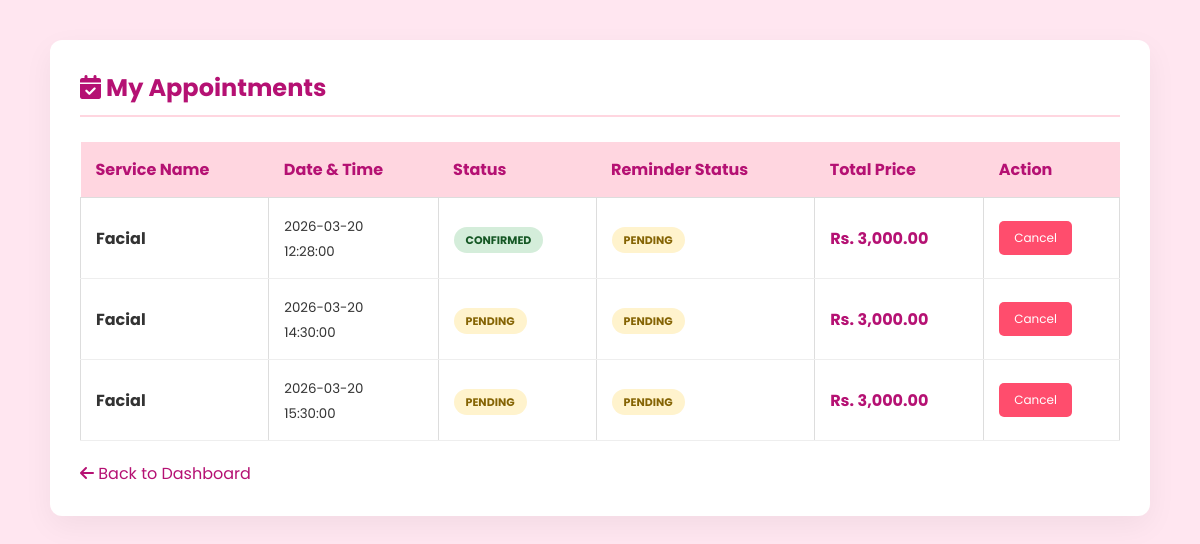
/dashboard/my_booking.php (signed in), run on the app's committed database.
### tables this page shows
CREATE TABLE `appointments` (
  `appointment_id` int(11) NOT NULL,
  `customer_id` int(11) NOT NULL,
  `staff_id` int(11) NOT NULL,
  `appointment_date` date NOT NULL,
  `appointment_time` time NOT NULL,
  `status` enum('pending','confirmed','cancelled','completed') DEFAULT 'pending',
  `total_amount` decimal(10,2) DEFAULT NULL,
  `created_at` timestamp NOT NULL DEFAULT current_timestamp(),
  `payment_status` varchar(50) DEFAULT 'Pending',
  `payment_method` varchar(50) DEFAULT NULL,
  `reminder_sent` tinyint(1) DEFAULT 0
);

CREATE TABLE `services` (
  `service_id` int(11) NOT NULL,
  `service_name` varchar(100) NOT NULL,
  `description` text DEFAULT NULL,
  `price` decimal(10,2) NOT NULL,
  `duration` int(11) NOT NULL,
  `created_at` timestamp NOT NULL DEFAULT current_timestamp()
);

### dashboard/my_booking.php (the view, shortened to what this page needs)
<?php
require "../db.php";
$user_id = $_SESSION['user_id'];
$sql = "SELECT appointments.appointment_id, appointments.appointment_date,
               appointments.appointment_time, appointments.status,
               appointments.total_amount, appointments.reminder_sent, services.service_name
        FROM appointments
        JOIN appointment_services ON appointments.appointment_id = appointment_services.appointment_id
        JOIN services ON appointment_services.service_id = services.service_id
        WHERE appointments.customer_id='$user_id'
        ORDER BY appointments.appointment_date DESC";
$result = mysqli_query($conn, $sql);
?>
<!DOCTYPE html>
<html lang="en">
<head>
    <link rel="stylesheet" href="../style.css">
    <link rel="stylesheet" href="https://cdnjs.cloudflare.com/ajax/libs/font-awesome/6.0.0/css/all.min.css">
</head>
<body>
<div class="bookings-main-container">
    <h2><i class="fa-solid fa-calendar-check"></i> My Appointments</h2>
    <div class="table-wrapper">
        <table class="custom-table">
            <thead>
                <tr>
                    <th>Service Name</th>
                    <th>Date & Time</th>
                    <th>Status</th>
                    <th>Reminder Status</th> <th>Total Price</th>
                    <th>Action</th>
                </tr>
            </thead>
            <tbody>
                <?php while($row = mysqli_fetch_assoc($result)):
                    $status = strtolower($row['status']);
                    $pill_class = "pill-pending";
                    if($status == 'confirmed') $pill_class = "pill-confirmed";
                ?>
                <tr>
                    <td><strong><?php echo htmlspecialchars($row['service_name']); ?></strong></td>
                    <td>
                        <small><?php echo $row['appointment_date']; ?></small><br>
                        <small><?php echo $row['appointment_time']; ?></small>
                    </td>
                    <td><span class="status-pill <?php echo $pill_class; ?>"><?php echo $row['status']; ?></span></td>
                    <td>
                        <?php if(isset($row['reminder_sent']) && $row['reminder_sent'] == 1): ?>
                            <span class="status-pill pill-confirmed">Reminder Sent</span>
                        <?php else: ?>
                            <span class="status-pill pill-pending">Pending</span>
                        <?php endif; ?>
                    </td>
                    <td style="color: #B51173; font-weight: bold;">
                        Rs. <?php echo number_format($row['total_amount'], 2); ?>
                    </td>
                    <td>
                        <?php if($status != 'cancelled'): ?>
                            <form method="POST" onsubmit="return confirm('Are you sure you want to cancel?');">
                                <button type="submit" name="cancel_booking" class="cancel-action-btn" onclick="return confirmCancel(event)">Cancel</button>
                            </form>
                        <?php else: ?>
                            <span style="color: #999; font-size: 11px;">Already Cancelled</span>
                        <?php endif; ?>
                    </td>
                </tr>
                                <?php endwhile; ?>
            </tbody>
        </table>
    </div>
    <div style="margin-top: 20px;">
        <a href="../login_user_dashboard.php" style="color: #B51173;"><i class="fa-solid fa-arrow-left"></i> Back to Dashboard</a>
    </div>
</div>
</body>
</html>

### style.css (style rules this page uses)
* { margin: 0; padding: 0; box-sizing: border-box; font-family: 'Poppins', sans-serif; }
body { font-family: 'Poppins', sans-serif; margin: 0; padding: 0; background-color: #ffe6f0; color: #333; }
a { text-decoration: none; color: inherit; }
.bookings-main-container { max-width: 1100px; margin: 40px auto; background: #ffffff; padding: 30px; border-radius: 12px; box-shadow: 0 10px 30px rgba(0,0,0,0.05); }
.bookings-main-container h2 { color: #B51173; margin-bottom: 25px; font-size: 24px; border-bottom: 2px solid #ffd6e0; padding-bottom: 10px; }
.table-wrapper { overflow-x: auto; }
.custom-table { width: 100%; border-collapse: collapse; }
.custom-table th { background-color: #ffd6e0; color: #B51173; padding: 15px; text-align: left; }
.custom-table td { padding: 15px; border-bottom: 1px solid #eee; }
.status-pill { padding: 5px 12px; border-radius: 20px; font-size: 11px; font-weight: bold; text-transform: uppercase; }
.pill-pending { background: #fff3cd; color: #856404; }
.pill-confirmed { background: #d4edda; color: #155724; }
.cancel-action-btn { background-color: #ff4d6d; color: white; border: none; padding: 8px 15px; border-radius: 5px; cursor: pointer; font-size: 12px; transition: 0.3s; }
.staff table th,table td { padding:10px; border:1px solid #ddd; }
button, .submit-btn, .login-btn, .cancel-action-btn { display: inline-flex; align-items: center; justify-content: center; gap: 5px; }

### data on the page
appointments: services.service_name "Facial", appointment_date "2026-03-20", appointment_time "12:28:00", status "CONFIRMED", reminder_sent "PENDING", total_amount "3,000.00"
appointments: services.service_name "Facial", appointment_date "2026-03-20", appointment_time "14:30:00", status "PENDING", reminder_sent "PENDING", total_amount "3,000.00"
appointments: services.service_name "Facial", appointment_date "2026-03-20", appointment_time "15:30:00", status "PENDING", reminder_sent "PENDING", total_amount "3,000.00"
